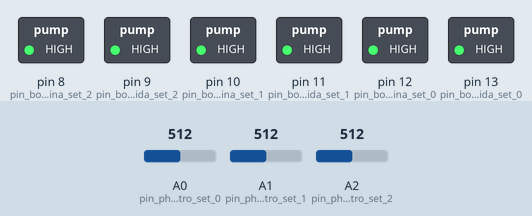
A sketch run on a simulated Arduino Uno, built with avr-gcc and run on an emulated ATmega328P. On the bench: switched loads named in the sketch (green lamp = pin HIGH). Inputs (shaded band) come from the test bench; at power-on: A2 (pin_phimetro_set_2) = 512, A1 (pin_phimetro_set_1) = 512, A0 (pin_phimetro_set_0) = 512. What the sketch prints to the serial monitor is not drawn.

Above: at 1.2 s.
1.3 s: A2 (pin_phimetro_set_2) set to 638
4.6 s: A2 (pin_phimetro_set_2) set to 659
7.9 s: A1 (pin_phimetro_set_1) set to 900
Timing chart, 0 to 16.0 s (numbered marks = the images above; inputs shaded):
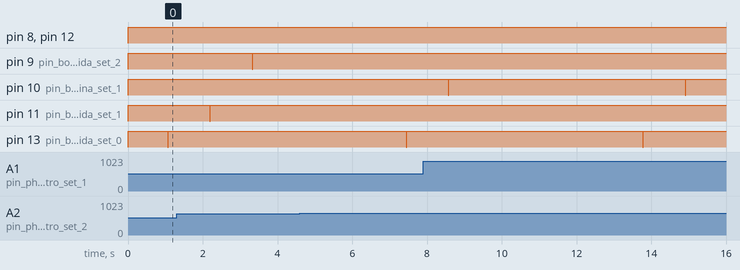

Measured:
- after the input at 7.9 s, pin 10 (pin_bomba_alcalina_set_1): alternates HIGH for 6.3 s and LOW for 0.01 s, starting after 0.67 s; pin 11 (pin_bomba_acida_set_1): stops changing and stays HIGH

The sketch:

sensor.ino
```cpp
//--- INICIO DE VARIABLES MODIFICABLES ---

//===================================
//       VARIABLES PARA SET 0
//===================================
byte pin_bomba_acida_set_0 = 13;
byte pin_bomba_alcalina_set_0 = 12;

//Debe ser un pin analógico
byte pin_phimetro_set_0 = A0;
//milisegundos entre cada lectura que va a promediarse
int ms_para_muestreo_set_0 = 100;

float segundos_bombeo_set_0 = 0.001;

//Rango de PH en el que las bombas no operan
float ph_maximo_set_0 = 7.5;
float ph_minimo_set_0 = 7.0;
//-----------------------------------
//           CALIBRACIÓN
//-----------------------------------
float muestra1_ph_set_0 = 4.0;
float muestra1_valor_set_0 = 1000;

float muestra2_ph_set_0 = 10.0;
float muestra2_valor_set_0 = 400;
//===================================


//===================================
//       VARIABLES PARA SET 1
//===================================
byte pin_bomba_acida_set_1 = 11;
byte pin_bomba_alcalina_set_1 = 10;

//Debe ser un pin analógico
byte pin_phimetro_set_1 = A1;
//milisegundos entre cada lectura que va a promediarse
int ms_para_muestreo_set_1 = 100;

float segundos_bombeo_set_1 = 0.001;

//Rango de PH en el que las bombas no operan
float ph_maximo_set_1 = 7.5;
float ph_minimo_set_1 = 7.0;
//-----------------------------------
//           CALIBRACIÓN
//-----------------------------------
float muestra1_ph_set_1 = 4.0;
float muestra1_valor_set_1 = 1000;

float muestra2_ph_set_1 = 10.0;
float muestra2_valor_set_1 = 400;
//===================================


//===================================
//       VARIABLES PARA SET 2
//===================================
byte pin_bomba_acida_set_2 = 9;
byte pin_bomba_alcalina_set_2 = 8;

//Debe ser un pin analógico
byte pin_phimetro_set_2 = A2;
//milisegundos entre cada lectura que va a promediarse
int ms_para_muestreo_set_2 = 100;

float segundos_bombeo_set_2 = 0.001;

//Rango de PH en el que las bombas no operan
float ph_maximo_set_2 = 7.5;
float ph_minimo_set_2 = 7.0;
//-----------------------------------
//           CALIBRACIÓN
//-----------------------------------
float muestra1_ph_set_2 = 4.0;
float muestra1_valor_set_2 = 1000;

float muestra2_ph_set_2 = 10.0;
float muestra2_valor_set_2 = 400;
//===================================

//Segundos de espera entre cada lectura de bombas
float segundos_espera = 3.0;
//Set en turno cambia tras la ejecución de cada set.
//El programa inicia con el set definido en esta variable
int set_en_turno = 0;

//--- FIN DE VARIABLES MODIFICABLES ---

byte pin_bomba_acida;
byte pin_bomba_alcalina;
byte pin_phimetro;
int ms_para_muestreo;
float segundos_bombeo;
float ph_maximo;
float ph_minimo;
float muestra1_ph;
float muestra1_valor;
float muestra2_ph;
float muestra2_valor;
String set;

float m;
float offset;
float pH;
float sum_signal_value;
float avg_signal_value;


void setup() {
    // Set 0
    pinMode(pin_phimetro_set_0, INPUT);
    pinMode(pin_bomba_acida_set_0, OUTPUT);
    pinMode(pin_bomba_alcalina_set_0, OUTPUT);

    // Set 1
    pinMode(pin_phimetro_set_1, INPUT);
    pinMode(pin_bomba_acida_set_1, OUTPUT);
    pinMode(pin_bomba_alcalina_set_1, OUTPUT);

    // Set 2
    pinMode(pin_phimetro_set_2, INPUT);
    pinMode(pin_bomba_acida_set_2, OUTPUT);
    pinMode(pin_bomba_alcalina_set_2, OUTPUT);

    Serial.begin(9600);
}


void loop() {
    if (set_en_turno > 2){
        delay(segundos_espera * 1000);
        set_en_turno = 0;
    }

    if (set_en_turno == 0) {
        set = "SET 0";
        pin_bomba_acida = pin_bomba_acida_set_0;
        pin_bomba_alcalina = pin_bomba_alcalina_set_0;
        pin_phimetro = pin_phimetro_set_0;
        ms_para_muestreo = ms_para_muestreo_set_0;
        segundos_bombeo = segundos_bombeo_set_0;
        ph_maximo = ph_maximo_set_0;
        ph_minimo = ph_minimo_set_0;
        muestra1_ph = muestra1_ph_set_0;
        muestra1_valor = muestra1_valor_set_0;
        muestra2_ph = muestra2_ph_set_0;
        muestra2_valor = muestra2_valor_set_0;
    } else if (set_en_turno == 1) {
        set = "SET 1";
        pin_bomba_acida = pin_bomba_acida_set_1;
        pin_bomba_alcalina = pin_bomba_alcalina_set_1;
        pin_phimetro = pin_phimetro_set_1;
        ms_para_muestreo = ms_para_muestreo_set_1;
        segundos_bombeo = segundos_bombeo_set_1;
        ph_maximo = ph_maximo_set_1;
        ph_minimo = ph_minimo_set_1;
        muestra1_ph = muestra1_ph_set_1;
        muestra1_valor = muestra1_valor_set_1;
        muestra2_ph = muestra2_ph_set_1;
        muestra2_valor = muestra2_valor_set_1;
    } else if (set_en_turno == 2) {
        set = "SET 2";
        pin_bomba_acida = pin_bomba_acida_set_2;
        pin_bomba_alcalina = pin_bomba_alcalina_set_2;
        pin_phimetro = pin_phimetro_set_2;
        ms_para_muestreo = ms_para_muestreo_set_2;
        segundos_bombeo = segundos_bombeo_set_2;
        ph_maximo = ph_maximo_set_2;
        ph_minimo = ph_minimo_set_2;
        muestra1_ph = muestra1_ph_set_2;
        muestra1_valor = muestra1_valor_set_2;
        muestra2_ph = muestra2_ph_set_2;
        muestra2_valor = muestra2_valor_set_2;
    }

    digitalWrite(pin_bomba_acida_set_0, HIGH);
    digitalWrite(pin_bomba_alcalina_set_0, HIGH);
    digitalWrite(pin_bomba_acida_set_1, HIGH);
    digitalWrite(pin_bomba_alcalina_set_1, HIGH);
    digitalWrite(pin_bomba_acida_set_2, HIGH);
    digitalWrite(pin_bomba_alcalina_set_2, HIGH);

    sum_signal_value = 0;
    for (int i=0; i < 10; i++) {
        sum_signal_value += analogRead(pin_phimetro);
        delay(ms_para_muestreo);
    }
    avg_signal_value = sum_signal_value/10;

    m = (muestra2_ph - muestra1_ph)/(muestra2_valor - muestra1_valor);
    offset = muestra1_ph - m * muestra1_valor;
    pH = m * avg_signal_value + offset;

    String estado = "neutro";
    if (pH < 7) {
        estado = "ácido";
    } else if (pH > 7) {
        estado = "alcalino";
    }

    Serial.println("----------------------------------------");
    Serial.println(set);
    Serial.println("pH: " + String(pH) + "    Entorno " + estado);
    if (pH > ph_maximo || pH < ph_minimo) {

        Serial.println("\npH deseado: " + String(ph_minimo) + " - " + String(ph_maximo));
        if (pH < ph_minimo) {
            Serial.println("Enciende bomba alcalina.");
            digitalWrite(pin_bomba_alcalina, LOW);
        } else if (pH > ph_maximo) {
            Serial.println("Enciende bomba ácida.");
            digitalWrite(pin_bomba_acida, LOW);
        }

        delay(segundos_bombeo * 1000);
        Serial.println("Para bomba.");
        digitalWrite(pin_bomba_acida, HIGH);
        digitalWrite(pin_bomba_alcalina, HIGH);
    } else {
        Serial.println("\nPH dentro del rango.");
    }
    Serial.println("----------------------------------------");

    set_en_turno += 1;
}
```
